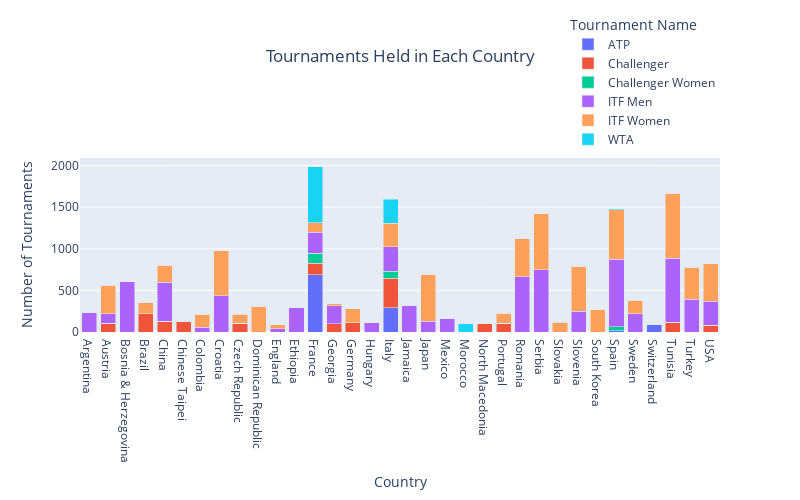

Notebook source saved alongside this figure:
### Markdown cell above
### 21. What kind of Tournaments have been held in each country?

### Code cell
# Sample data similar to the description
Countries_with_Tournaments = pd.merge( MatchVenueInfo[['match_id' , 'country']] , MatchTournamentInfo[['match_id','tournament_category_name']] ,  on='match_id')
Countries_with_Tournaments.columns
tournament_counts = Countries_with_Tournaments.groupby(['country', 'tournament_category_name']).size().unstack(fill_value=0).reset_index()

tournament_counts_long = tournament_counts.melt(id_vars=['country'], var_name='Tournament Name', value_name='Number of Tournaments')

# Create the stacked bar plot using Plotly
fig = px.bar(
    tournament_counts_long,
    x='country',
    y='Number of Tournaments',
    color='Tournament Name',
    title='Tournaments Held in Each Country',
    labels={'Number of Tournaments': 'Number of Tournaments', 'country': 'Country'},
    height=500,
    width=800
)


# Customize the layout for a more modern look
fig.update_layout(
    title={'text': 'Tournaments Held in Each Country', 'y': 0.9,'x': 0.5, 'xanchor': 'center','yanchor': 'top'},
    legend_title_text='Tournament Name',
    legend=dict(orientation="v",yanchor="bottom",y=1.02, xanchor="right",x=1 ),
    barmode='stack',
    xaxis_title='Country',
    yaxis_title='Number of Tournaments'
)

# Save the chart to an HTML file
fig.write_html("tournaments_held_in_each_country.html")

# Output message to inform the user
print("The chart has been saved to 'tournaments_held_in_each_country.html'. Open this file in a web browser to view the chart.")
fig.show()

### Figure 1 — Plotly figure (JSON) as saved in the notebook; plotly's stock layout.template omitted (floating-point values rounded to 4 significant figures)
{"data": [{"alignmentgroup": "True", "hovertemplate": "Tournament Name=ATP<br>Country=%{x}<br>Number of Tournaments=%{y}<extra></extra>", "legendgroup": "ATP", "marker": {"color": "#636efa", "pattern": {"shape": ""}}, "name": "ATP", "offsetgroup": "ATP", "orientation": "v", "showlegend": true, "textposition": "auto", "type": "bar", "x": ["Argentina", "Austria", "Bosnia & Herzegovina", "Brazil", "China", "Chinese Taipei", "Colombia", "Croatia", "Czech Republic", "Dominican Republic", "England", "Ethiopia", "France", "Georgia", "Germany", "Hungary", "Italy", "Jamaica", "Japan", "Mexico", "Morocco", "North Macedonia", "Portugal", "Romania", "Serbia", "Slovakia", "Slovenia", "South Korea", "Spain", "Sweden", "Switzerland", "Tunisia", "Turkey", "USA"], "xaxis": "x", "y": [0, 0, 0, 0, 0, 0, 0, 0, 0, 0, 0, 0, 690, 0, 0, 0, 289, 0, 0, 0, 0, 0, 0, 0, 0, 0, 0, 0, 17, 0, 87, 0, 0, 0], "yaxis": "y"}, {"alignmentgroup": "True", "hovertemplate": "Tournament Name=Challenger<br>Country=%{x}<br>Number of Tournaments=%{y}<extra></extra>", "legendgroup": "Challenger", "marker": {"color": "#EF553B", "pattern": {"shape": ""}}, "name": "Challenger", "offsetgroup": "Challenger", "orientation": "v", "showlegend": true, "textposition": "auto", "type": "bar", "x": ["Argentina", "Austria", "Bosnia & Herzegovina", "Brazil", "China", "Chinese Taipei", "Colombia", "Croatia", "Czech Republic", "Dominican Republic", "England", "Ethiopia", "France", "Georgia", "Germany", "Hungary", "Italy", "Jamaica", "Japan", "Mexico", "Morocco", "North Macedonia", "Portugal", "Romania", "Serbia", "Slovakia", "Slovenia", "South Korea", "Spain", "Sweden", "Switzerland", "Tunisia", "Turkey", "USA"], "xaxis": "x", "y": [0, 108, 0, 217, 129, 128, 0, 0, 107, 0, 0, 0, 139, 97, 111, 0, 358, 0, 0, 0, 0, 107, 108, 0, 0, 0, 0, 0, 0, 0, 0, 115, 0, 84], "yaxis": "y"}, {"alignmentgroup": "True", "hovertemplate": "Tournament Name=Challenger Women<br>Country=%{x}<br>Number of Tournaments=%{y}<extra></extra>", "legendgroup": "Challenger Women", "marker": {"color": "#00cc96", "pattern": {"shape": ""}}, "name": "Challenger Women", "offsetgroup": "Challenger Women", "orientation": "v", "showlegend": true, "textposition": "auto", "type": "bar", "x": ["Argentina", "Austria", "Bosnia & Herzegovina", "Brazil", "China", "Chinese Taipei", "Colombia", "Croatia", "Czech Republic", "Dominican Republic", "England", "Ethiopia", "France", "Georgia", "Germany", "Hungary", "Italy", "Jamaica", "Japan", "Mexico", "Morocco", "North Macedonia", "Portugal", "Romania", "Serbia", "Slovakia", "Slovenia", "South Korea", "Spain", "Sweden", "Switzerland", "Tunisia", "Turkey", "USA"], "xaxis": "x", "y": [0, 0, 0, 0, 0, 0, 0, 0, 0, 0, 0, 0, 119, 0, 0, 0, 85, 0, 0, 0, 0, 0, 0, 0, 0, 0, 0, 0, 45, 0, 0, 0, 0, 0], "yaxis": "y"}, {"alignmentgroup": "True", "hovertemplate": "Tournament Name=ITF Men<br>Country=%{x}<br>Number of Tournaments=%{y}<extra></extra>", "legendgroup": "ITF Men", "marker": {"color": "#ab63fa", "pattern": {"shape": ""}}, "name": "ITF Men", "offsetgroup": "ITF Men", "orientation": "v", "showlegend": true, "textposition": "auto", "type": "bar", "x": ["Argentina", "Austria", "Bosnia & Herzegovina", "Brazil", "China", "Chinese Taipei", "Colombia", "Croatia", "Czech Republic", "Dominican Republic", "England", "Ethiopia", "France", "Georgia", "Germany", "Hungary", "Italy", "Jamaica", "Japan", "Mexico", "Morocco", "North Macedonia", "Portugal", "Romania", "Serbia", "Slovakia", "Slovenia", "South Korea", "Spain", "Sweden", "Switzerland", "Tunisia", "Turkey", "USA"], "xaxis": "x", "y": [239, 114, 603, 0, 469, 0, 57, 438, 0, 0, 40, 289, 249, 221, 0, 109, 290, 314, 129, 167, 0, 0, 0, 662, 748, 0, 251, 0, 814, 220, 0, 771, 392, 285], "yaxis": "y"}, {"alignmentgroup": "True", "hovertemplate": "Tournament Name=ITF Women<br>Country=%{x}<br>Number of Tournaments=%{y}<extra></extra>", "legendgroup": "ITF Women", "marker": {"color": "#FFA15A", "pattern": {"shape": ""}}, "name": "ITF Women", "offsetgroup": "ITF Women", "orientation": "v", "showlegend": true, "textposition": "auto", "type": "bar", "x": ["Argentina", "Austria", "Bosnia & Herzegovina", "Brazil", "China", "Chinese Taipei", "Colombia", "Croatia", "Czech Republic", "Dominican Republic", "England", "Ethiopia", "France", "Georgia", "Germany", "Hungary", "Italy", "Jamaica", "Japan", "Mexico", "Morocco", "North Macedonia", "Portugal", "Romania", "Serbia", "Slovakia", "Slovenia", "South Korea", "Spain", "Sweden", "Switzerland", "Tunisia", "Turkey", "USA"], "xaxis": "x", "y": [0, 340, 0, 135, 206, 0, 158, 539, 109, 309, 48, 0, 119, 23, 171, 0, 288, 0, 564, 0, 0, 0, 115, 458, 674, 116, 539, 265, 596, 161, 0, 780, 387, 452], "yaxis": "y"}, {"alignmentgroup": "True", "hovertemplate": "Tournament Name=WTA<br>Country=%{x}<br>Number of Tournaments=%{y}<extra></extra>", "legendgroup": "WTA", "marker": {"color": "#19d3f3", "pattern": {"shape": ""}}, "name": "WTA", "offsetgroup": "WTA", "orientation": "v", "showlegend": true, "textposition": "auto", "type": "bar", "x": ["Argentina", "Austria", "Bosnia & Herzegovina", "Brazil", "China", "Chinese Taipei", "Colombia", "Croatia", "Czech Republic", "Dominican Republic", "England", "Ethiopia", "France", "Georgia", "Germany", "Hungary", "Italy", "Jamaica", "Japan", "Mexico", "Morocco", "North Macedonia", "Portugal", "Romania", "Serbia", "Slovakia", "Slovenia", "South Korea", "Spain", "Sweden", "Switzerland", "Tunisia", "Turkey", "USA"], "xaxis": "x", "y": [0, 0, 0, 0, 0, 0, 0, 0, 0, 0, 0, 0, 671, 0, 0, 0, 285, 0, 0, 0, 102, 0, 0, 0, 0, 0, 0, 0, 10, 0, 0, 0, 0, 0], "yaxis": "y"}], "layout": {"barmode": "stack", "height": 500, "legend": {"orientation": "v", "title": {"text": "Tournament Name"}, "tracegroupgap": 0, "x": 1, "xanchor": "right", "y": 1.02, "yanchor": "bottom"}, "title": {"text": "Tournaments Held in Each Country", "x": 0.5, "xanchor": "center", "y": 0.9, "yanchor": "top"}, "width": 800, "xaxis": {"anchor": "y", "domain": [0, 1], "title": {"text": "Country"}}, "yaxis": {"anchor": "x", "domain": [0, 1], "title": {"text": "Number of Tournaments"}}}}
